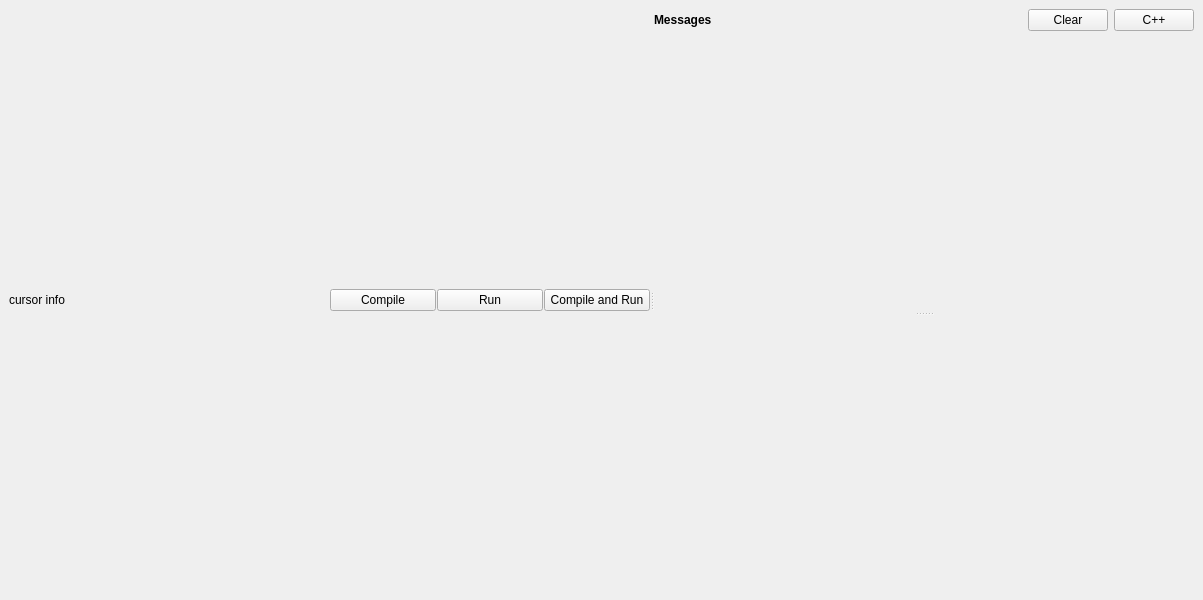
<?xml version="1.0" encoding="UTF-8"?>
<ui version="4.0">
 <class>MainWindow</class>
 <widget class="QMainWindow" name="MainWindow">
  <property name="geometry">
   <rect>
    <x>0</x>
    <y>0</y>
    <width>1203</width>
    <height>600</height>
   </rect>
  </property>
  <property name="windowTitle">
   <string>CP Editor</string>
  </property>
  <widget class="QWidget" name="centralwidget">
   <property name="enabled">
    <bool>true</bool>
   </property>
   <layout class="QHBoxLayout" name="horizontalLayout">
    <item>
     <widget class="QSplitter" name="splitter">
      <property name="orientation">
       <enum>Qt::Horizontal</enum>
      </property>
      <widget class="QWidget" name="leftWidget">
       <layout class="QVBoxLayout" name="leftPane" stretch="0,0">
        <property name="spacing">
         <number>1</number>
        </property>
        <property name="sizeConstraint">
         <enum>QLayout::SetDefaultConstraint</enum>
        </property>
        <item>
         <layout class="QVBoxLayout" name="editorArea"/>
        </item>
        <item>
         <layout class="QHBoxLayout" name="editorActionsArea">
          <item>
           <layout class="QHBoxLayout" name="cursorInfoArea">
            <item>
             <widget class="QLabel" name="cursorInfo">
              <property name="text">
               <string>cursor info</string>
              </property>
             </widget>
            </item>
           </layout>
          </item>
          <item>
           <layout class="QHBoxLayout" name="compileAndRunButtons">
            <item>
             <widget class="QPushButton" name="compile">
              <property name="text">
               <string>Compile</string>
              </property>
             </widget>
            </item>
            <item>
             <widget class="QPushButton" name="runOnly">
              <property name="text">
               <string>Run</string>
              </property>
             </widget>
            </item>
            <item>
             <widget class="QPushButton" name="run">
              <property name="text">
               <string>Compile and Run</string>
              </property>
             </widget>
            </item>
           </layout>
          </item>
         </layout>
        </item>
       </layout>
      </widget>
      <widget class="QWidget" name="rightWidget">
       <layout class="QVBoxLayout" name="rightPane">
        <item>
         <layout class="QVBoxLayout" name="inputOutputArea">
          <item>
           <layout class="QHBoxLayout" name="inputOutputActions">
            <item>
             <widget class="QLabel" name="compilerOut">
              <property name="font">
               <font>
                <weight>75</weight>
                <bold>true</bold>
               </font>
              </property>
              <property name="text">
               <string>Messages</string>
              </property>
             </widget>
            </item>
            <item>
             <spacer name="spacer">
              <property name="orientation">
               <enum>Qt::Horizontal</enum>
              </property>
              <property name="sizeHint" stdset="0">
               <size>
                <width>40</width>
                <height>20</height>
               </size>
              </property>
             </spacer>
            </item>
            <item>
             <widget class="QPushButton" name="clearMessagesButton">
              <property name="text">
               <string>Clear</string>
              </property>
             </widget>
            </item>
            <item>
             <widget class="QPushButton" name="changeLanguageButton">
              <property name="sizePolicy">
               <sizepolicy hsizetype="Minimum" vsizetype="Fixed">
                <horstretch>0</horstretch>
                <verstretch>0</verstretch>
               </sizepolicy>
              </property>
              <property name="minimumSize">
               <size>
                <width>25</width>
                <height>0</height>
               </size>
              </property>
              <property name="text">
               <string>C++</string>
              </property>
             </widget>
            </item>
           </layout>
          </item>
          <item>
           <widget class="QSplitter" name="rightSplitter">
            <property name="orientation">
             <enum>Qt::Vertical</enum>
            </property>
            <widget class="QWidget" name="messageLoggerWidget">
             <layout class="QVBoxLayout" name="messageLoggerLayout"/>
            </widget>
            <widget class="QWidget" name="testCasesWidget">
             <layout class="QVBoxLayout" name="testCasesLayout"/>
            </widget>
           </widget>
          </item>
         </layout>
        </item>
       </layout>
      </widget>
     </widget>
    </item>
   </layout>
  </widget>
 </widget>
 <resources/>
 <connections/>
</ui>
